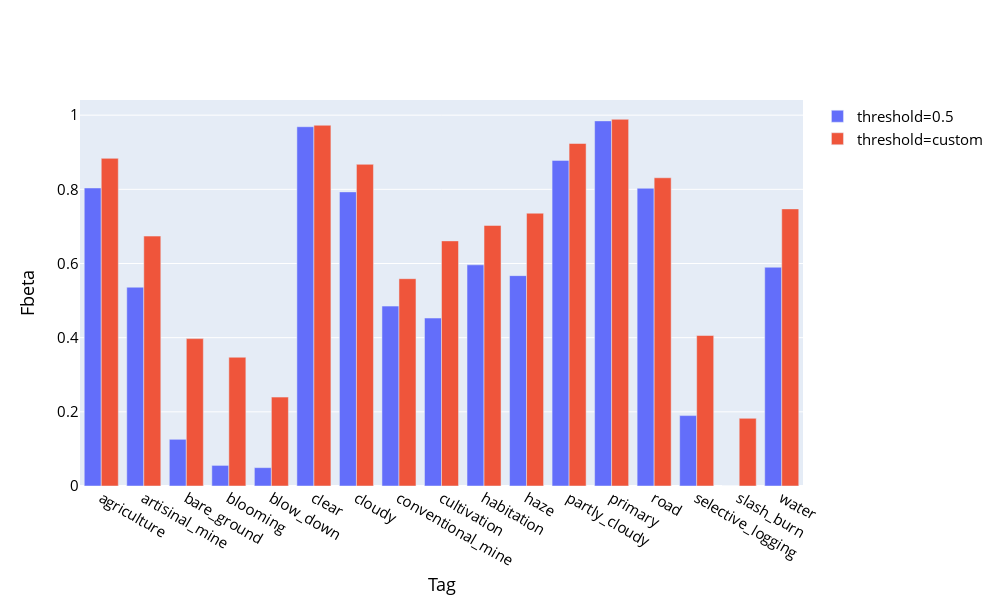

Write notebook code for a chart like this one.
### Code cell
# plot comparison of threshold=0.5 and optimized thresholds
layout=dict(height=600, width=1000, xaxis_title='Tag', yaxis_title='Fbeta', font=dict(size=15, color='black'))
fig=dict(layout=layout)
fig = go.Figure(fig)
fig.add_trace(go.Bar(x=list(augment_model_fbeta_by_tag.keys()), y=list(augment_model_fbeta_by_tag.values()), name='threshold=0.5'))
fig.add_trace(go.Bar(x=list(best_fbeta_by_tag.keys()), y=list(best_fbeta_by_tag.values()), name='threshold=custom'))
fig.show()

### Figure 1 — Plotly figure (JSON) as saved in the notebook; plotly's stock layout.template omitted (floating-point values rounded to 4 significant figures)
{"data": [{"name": "threshold=0.5", "type": "bar", "x": ["agriculture", "artisinal_mine", "bare_ground", "blooming", "blow_down", "clear", "cloudy", "conventional_mine", "cultivation", "habitation", "haze", "partly_cloudy", "primary", "road", "selective_logging", "slash_burn", "water"], "y": [0.8036, 0.5361, 0.1259, 0.05556, 0.0495, 0.9688, 0.7931, 0.4851, 0.4529, 0.5964, 0.5673, 0.8781, 0.9846, 0.8028, 0.1899, 0, 0.5899]}, {"name": "threshold=custom", "type": "bar", "x": ["agriculture", "artisinal_mine", "bare_ground", "blooming", "blow_down", "clear", "cloudy", "conventional_mine", "cultivation", "habitation", "haze", "partly_cloudy", "primary", "road", "selective_logging", "slash_burn", "water"], "y": [0.8835, 0.6739, 0.3975, 0.3472, 0.2397, 0.9728, 0.8675, 0.559, 0.661, 0.7026, 0.7356, 0.9236, 0.9888, 0.8311, 0.4058, 0.1825, 0.7472]}], "layout": {"font": {"color": "black", "size": 15}, "height": 600, "width": 1000, "xaxis": {"title": {"text": "Tag"}}, "yaxis": {"title": {"text": "Fbeta"}}}}
